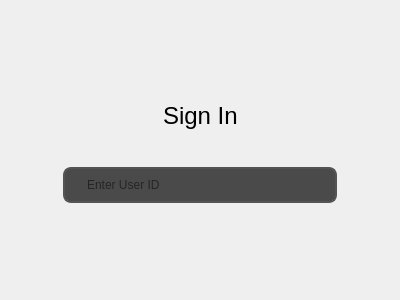
<?xml version="1.0" encoding="UTF-8"?>
<ui version="4.0">
 <class>Form</class>
 <widget class="QWidget" name="Form">
  <property name="geometry">
   <rect>
    <x>0</x>
    <y>0</y>
    <width>400</width>
    <height>300</height>
   </rect>
  </property>
  <property name="windowTitle">
   <string>Form</string>
  </property>
  <property name="styleSheet">
   <string notr="true">QPushButton {
    background-color: rgba(0,0,0,0);
	padding: 6px;
    border-radius: 12px;
}
QPushButton:hover {
    background-color: rgb(74, 74, 74);
}
QLineEdit {
	border: 2px solid rgb(84, 84, 84);
	border-radius: 8px;
	padding-left: 20px;
	padding-right: 20px;
	font-family: Arial, sans-serif;
	width: 230px;
	height: 32px;
	background-color: rgb(74, 74, 74);
}
QLineEdit:hover {
	border: 2px solid rgb(110, 110, 110);
}
QLineEdit:focus {
	border: 2px solid #91b4d5;
	background-color: rgb(84, 84, 84);
}
QLabel {
	font-family: Arial, sans-serif;
	font-size: 12px;
}</string>
  </property>
  <layout class="QVBoxLayout" name="verticalLayout">
   <property name="spacing">
    <number>0</number>
   </property>
   <item>
    <widget class="QFrame" name="frame_2">
     <property name="frameShape">
      <enum>QFrame::NoFrame</enum>
     </property>
     <property name="frameShadow">
      <enum>QFrame::Raised</enum>
     </property>
     <layout class="QVBoxLayout" name="verticalLayout_3">
      <property name="spacing">
       <number>0</number>
      </property>
      <property name="leftMargin">
       <number>0</number>
      </property>
      <property name="topMargin">
       <number>0</number>
      </property>
      <property name="rightMargin">
       <number>0</number>
      </property>
      <property name="bottomMargin">
       <number>0</number>
      </property>
      <item>
       <widget class="QFrame" name="icon_frame">
        <property name="frameShape">
         <enum>QFrame::NoFrame</enum>
        </property>
        <property name="frameShadow">
         <enum>QFrame::Raised</enum>
        </property>
        <layout class="QHBoxLayout" name="horizontalLayout_4">
         <item>
          <spacer name="horizontalSpacer_7">
           <property name="orientation">
            <enum>Qt::Horizontal</enum>
           </property>
           <property name="sizeHint" stdset="0">
            <size>
             <width>40</width>
             <height>20</height>
            </size>
           </property>
          </spacer>
         </item>
         <item>
          <widget class="QLabel" name="icon">
           <property name="enabled">
            <bool>true</bool>
           </property>
           <property name="text">
            <string/>
           </property>
           <property name="pixmap">
            <pixmap>../icons/outline_account_circle_white_24dp.png</pixmap>
           </property>
           <property name="scaledContents">
            <bool>false</bool>
           </property>
          </widget>
         </item>
         <item>
          <spacer name="horizontalSpacer_8">
           <property name="orientation">
            <enum>Qt::Horizontal</enum>
           </property>
           <property name="sizeHint" stdset="0">
            <size>
             <width>40</width>
             <height>20</height>
            </size>
           </property>
          </spacer>
         </item>
        </layout>
       </widget>
      </item>
      <item>
       <widget class="QFrame" name="label_frame">
        <property name="frameShape">
         <enum>QFrame::NoFrame</enum>
        </property>
        <property name="frameShadow">
         <enum>QFrame::Raised</enum>
        </property>
        <layout class="QHBoxLayout" name="horizontalLayout_3">
         <item>
          <spacer name="horizontalSpacer_5">
           <property name="orientation">
            <enum>Qt::Horizontal</enum>
           </property>
           <property name="sizeHint" stdset="0">
            <size>
             <width>40</width>
             <height>20</height>
            </size>
           </property>
          </spacer>
         </item>
         <item>
          <widget class="QLabel" name="label">
           <property name="font">
            <font>
             <family>Arial,sans-serif</family>
             <pointsize>-1</pointsize>
            </font>
           </property>
           <property name="styleSheet">
            <string notr="true">font-size: 24px;</string>
           </property>
           <property name="text">
            <string>Sign In</string>
           </property>
          </widget>
         </item>
         <item>
          <spacer name="horizontalSpacer_6">
           <property name="orientation">
            <enum>Qt::Horizontal</enum>
           </property>
           <property name="sizeHint" stdset="0">
            <size>
             <width>40</width>
             <height>20</height>
            </size>
           </property>
          </spacer>
         </item>
        </layout>
       </widget>
      </item>
     </layout>
    </widget>
   </item>
   <item>
    <widget class="QFrame" name="frame">
     <property name="frameShape">
      <enum>QFrame::NoFrame</enum>
     </property>
     <property name="frameShadow">
      <enum>QFrame::Raised</enum>
     </property>
     <layout class="QVBoxLayout" name="verticalLayout_2">
      <property name="spacing">
       <number>0</number>
      </property>
      <property name="leftMargin">
       <number>0</number>
      </property>
      <property name="topMargin">
       <number>0</number>
      </property>
      <property name="rightMargin">
       <number>0</number>
      </property>
      <property name="bottomMargin">
       <number>0</number>
      </property>
      <item>
       <widget class="QFrame" name="line_edit_frame">
        <property name="frameShape">
         <enum>QFrame::NoFrame</enum>
        </property>
        <property name="frameShadow">
         <enum>QFrame::Raised</enum>
        </property>
        <layout class="QHBoxLayout" name="horizontalLayout_2">
         <item>
          <spacer name="horizontalSpacer_3">
           <property name="orientation">
            <enum>Qt::Horizontal</enum>
           </property>
           <property name="sizeHint" stdset="0">
            <size>
             <width>40</width>
             <height>20</height>
            </size>
           </property>
          </spacer>
         </item>
         <item>
          <widget class="QLineEdit" name="login_line">
           <property name="styleSheet">
            <string notr="true"/>
           </property>
           <property name="echoMode">
            <enum>QLineEdit::Password</enum>
           </property>
           <property name="placeholderText">
            <string>Enter User ID</string>
           </property>
          </widget>
         </item>
         <item>
          <spacer name="horizontalSpacer_4">
           <property name="orientation">
            <enum>Qt::Horizontal</enum>
           </property>
           <property name="sizeHint" stdset="0">
            <size>
             <width>40</width>
             <height>20</height>
            </size>
           </property>
          </spacer>
         </item>
        </layout>
       </widget>
      </item>
      <item>
       <widget class="QFrame" name="button_frame">
        <property name="frameShape">
         <enum>QFrame::NoFrame</enum>
        </property>
        <property name="frameShadow">
         <enum>QFrame::Raised</enum>
        </property>
        <layout class="QHBoxLayout" name="horizontalLayout">
         <item>
          <spacer name="horizontalSpacer">
           <property name="orientation">
            <enum>Qt::Horizontal</enum>
           </property>
           <property name="sizeHint" stdset="0">
            <size>
             <width>40</width>
             <height>20</height>
            </size>
           </property>
          </spacer>
         </item>
         <item>
          <widget class="QPushButton" name="login_button">
           <property name="toolTip">
            <string>Login</string>
           </property>
           <property name="autoFillBackground">
            <bool>false</bool>
           </property>
           <property name="styleSheet">
            <string notr="true"/>
           </property>
           <property name="text">
            <string/>
           </property>
           <property name="icon">
            <iconset>
             <normaloff>../icons/outline_done_white_24dp.png</normaloff>../icons/outline_done_white_24dp.png</iconset>
           </property>
           <property name="iconSize">
            <size>
             <width>32</width>
             <height>32</height>
            </size>
           </property>
          </widget>
         </item>
         <item>
          <widget class="QPushButton" name="close_button">
           <property name="text">
            <string/>
           </property>
           <property name="icon">
            <iconset>
             <normaloff>../icons/baseline_close_white_24dp.png</normaloff>../icons/baseline_close_white_24dp.png</iconset>
           </property>
           <property name="iconSize">
            <size>
             <width>32</width>
             <height>32</height>
            </size>
           </property>
          </widget>
         </item>
         <item>
          <spacer name="horizontalSpacer_2">
           <property name="orientation">
            <enum>Qt::Horizontal</enum>
           </property>
           <property name="sizeHint" stdset="0">
            <size>
             <width>40</width>
             <height>20</height>
            </size>
           </property>
          </spacer>
         </item>
        </layout>
       </widget>
      </item>
     </layout>
    </widget>
   </item>
  </layout>
 </widget>
 <resources/>
 <connections/>
</ui>
